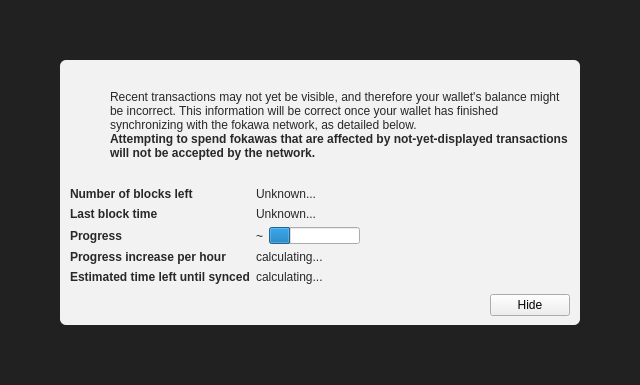
<?xml version="1.0" encoding="UTF-8"?>
<ui version="4.0">
 <class>ModalOverlay</class>
 <widget class="ModalOverlay" name="ModalOverlay">
  <property name="geometry">
   <rect>
    <x>0</x>
    <y>0</y>
    <width>640</width>
    <height>385</height>
   </rect>
  </property>
  <property name="windowTitle">
   <string>Form</string>
  </property>
  <layout class="QVBoxLayout" name="verticalLayout" stretch="0">
   <property name="sizeConstraint">
    <enum>QLayout::SetDefaultConstraint</enum>
   </property>
   <property name="leftMargin">
    <number>0</number>
   </property>
   <property name="topMargin">
    <number>0</number>
   </property>
   <property name="rightMargin">
    <number>0</number>
   </property>
   <property name="bottomMargin">
    <number>0</number>
   </property>
   <item>
    <widget class="QWidget" name="bgWidget" native="true">
     <property name="styleSheet">
      <string notr="true">#bgWidget { background: rgba(0,0,0,220); }</string>
     </property>
     <layout class="QVBoxLayout" name="verticalLayoutMain" stretch="1">
      <property name="leftMargin">
       <number>60</number>
      </property>
      <property name="topMargin">
       <number>60</number>
      </property>
      <property name="rightMargin">
       <number>60</number>
      </property>
      <property name="bottomMargin">
       <number>60</number>
      </property>
      <item>
       <widget class="QWidget" name="contentWidget" native="true">
        <property name="styleSheet">
         <string notr="true">#contentWidget { background: rgba(255,255,255,240); border-radius: 6px; }

QLabel { color: rgb(40,40,40);  }</string>
        </property>
        <layout class="QVBoxLayout" name="verticalLayoutSub" stretch="1,0,0,0">
         <property name="spacing">
          <number>0</number>
         </property>
         <property name="leftMargin">
          <number>10</number>
         </property>
         <property name="topMargin">
          <number>10</number>
         </property>
         <property name="rightMargin">
          <number>10</number>
         </property>
         <property name="bottomMargin">
          <number>10</number>
         </property>
         <item>
          <layout class="QHBoxLayout" name="horizontalLayoutIconText" stretch="0,1">
           <property name="topMargin">
            <number>20</number>
           </property>
           <item>
            <layout class="QVBoxLayout" name="verticalLayoutIcon">
             <property name="leftMargin">
              <number>0</number>
             </property>
             <item>
              <widget class="QPushButton" name="warningIcon">
               <property name="enabled">
                <bool>false</bool>
               </property>
               <property name="text">
                <string/>
               </property>
               <property name="icon">
                <iconset>
                 <normaloff>:/icons/warning</normaloff>
                 <disabledoff>:/icons/warning</disabledoff>:/icons/warning</iconset>
               </property>
               <property name="iconSize">
                <size>
                 <width>48</width>
                 <height>48</height>
                </size>
               </property>
               <property name="flat">
                <bool>true</bool>
               </property>
              </widget>
             </item>
             <item>
              <spacer name="verticalSpacerWarningIcon">
               <property name="orientation">
                <enum>Qt::Vertical</enum>
               </property>
               <property name="sizeHint" stdset="0">
                <size>
                 <width>20</width>
                 <height>40</height>
                </size>
               </property>
              </spacer>
             </item>
            </layout>
           </item>
           <item>
            <layout class="QVBoxLayout" name="verticalLayoutInfoText">
             <property name="leftMargin">
              <number>0</number>
             </property>
             <property name="topMargin">
              <number>0</number>
             </property>
             <item>
              <widget class="QLabel" name="infoText">
               <property name="text">
                <string>Recent transactions may not yet be visible, and therefore your wallet's balance might be incorrect. This information will be correct once your wallet has finished synchronizing with the fokawa network, as detailed below.</string>
               </property>
               <property name="textFormat">
                <enum>Qt::RichText</enum>
               </property>
               <property name="wordWrap">
                <bool>true</bool>
               </property>
              </widget>
             </item>
             <item>
              <widget class="QLabel" name="infoTextStrong">
               <property name="font">
                <font>
                 <weight>75</weight>
                 <bold>true</bold>
                </font>
               </property>
               <property name="text">
                <string>Attempting to spend fokawas that are affected by not-yet-displayed transactions will not be accepted by the network.</string>
               </property>
               <property name="textFormat">
                <enum>Qt::RichText</enum>
               </property>
               <property name="wordWrap">
                <bool>true</bool>
               </property>
              </widget>
             </item>
             <item>
              <spacer name="verticalSpacerInTextSpace">
               <property name="orientation">
                <enum>Qt::Vertical</enum>
               </property>
               <property name="sizeHint" stdset="0">
                <size>
                 <width>20</width>
                 <height>40</height>
                </size>
               </property>
              </spacer>
             </item>
            </layout>
           </item>
          </layout>
         </item>
         <item>
          <spacer name="verticalSpacerAfterText">
           <property name="orientation">
            <enum>Qt::Vertical</enum>
           </property>
           <property name="sizeHint" stdset="0">
            <size>
             <width>20</width>
             <height>40</height>
            </size>
           </property>
          </spacer>
         </item>
         <item>
          <layout class="QFormLayout" name="formLayout">
           <property name="fieldGrowthPolicy">
            <enum>QFormLayout::FieldsStayAtSizeHint</enum>
           </property>
           <property name="horizontalSpacing">
            <number>6</number>
           </property>
           <property name="verticalSpacing">
            <number>6</number>
           </property>
           <property name="topMargin">
            <number>10</number>
           </property>
           <item row="0" column="0">
            <widget class="QLabel" name="labelNumberOfBlocksLeft">
             <property name="font">
              <font>
               <weight>75</weight>
               <bold>true</bold>
              </font>
             </property>
             <property name="text">
              <string>Number of blocks left</string>
             </property>
            </widget>
           </item>
           <item row="0" column="1">
            <widget class="QLabel" name="numberOfBlocksLeft">
             <property name="text">
              <string>Unknown...</string>
             </property>
            </widget>
           </item>
           <item row="1" column="0">
            <widget class="QLabel" name="labelLastBlockTime">
             <property name="font">
              <font>
               <weight>75</weight>
               <bold>true</bold>
              </font>
             </property>
             <property name="text">
              <string>Last block time</string>
             </property>
            </widget>
           </item>
           <item row="1" column="1">
            <widget class="QLabel" name="newestBlockDate">
             <property name="sizePolicy">
              <sizepolicy hsizetype="Maximum" vsizetype="Preferred">
               <horstretch>0</horstretch>
               <verstretch>0</verstretch>
              </sizepolicy>
             </property>
             <property name="text">
              <string>Unknown...</string>
             </property>
            </widget>
           </item>
           <item row="2" column="0">
            <widget class="QLabel" name="labelSyncDone">
             <property name="font">
              <font>
               <weight>75</weight>
               <bold>true</bold>
              </font>
             </property>
             <property name="text">
              <string>Progress</string>
             </property>
            </widget>
           </item>
           <item row="2" column="1">
            <layout class="QHBoxLayout" name="horizontalLayoutSync" stretch="0,1">
             <item>
              <widget class="QLabel" name="percentageProgress">
               <property name="text">
                <string notr="true">~</string>
               </property>
              </widget>
             </item>
             <item>
              <widget class="QProgressBar" name="progressBar">
               <property name="value">
                <number>24</number>
               </property>
               <property name="format">
                <string/>
               </property>
              </widget>
             </item>
            </layout>
           </item>
           <item row="4" column="0">
            <widget class="QLabel" name="labelProgressIncrease">
             <property name="font">
              <font>
               <weight>75</weight>
               <bold>true</bold>
              </font>
             </property>
             <property name="text">
              <string>Progress increase per hour</string>
             </property>
            </widget>
           </item>
           <item row="4" column="1">
            <widget class="QLabel" name="progressIncreasePerH">
             <property name="text">
              <string>calculating...</string>
             </property>
            </widget>
           </item>
           <item row="5" column="0">
            <widget class="QLabel" name="labelEstimatedTimeLeft">
             <property name="font">
              <font>
               <weight>75</weight>
               <bold>true</bold>
              </font>
             </property>
             <property name="text">
              <string>Estimated time left until synced</string>
             </property>
            </widget>
           </item>
           <item row="5" column="1">
            <widget class="QLabel" name="expectedTimeLeft">
             <property name="text">
              <string>calculating...</string>
             </property>
            </widget>
           </item>
          </layout>
         </item>
         <item>
          <layout class="QHBoxLayout" name="horizontalLayoutButtons">
           <property name="leftMargin">
            <number>10</number>
           </property>
           <property name="topMargin">
            <number>10</number>
           </property>
           <item>
            <spacer name="horizontalSpacer">
             <property name="orientation">
              <enum>Qt::Horizontal</enum>
             </property>
             <property name="sizeHint" stdset="0">
              <size>
               <width>40</width>
               <height>20</height>
              </size>
             </property>
            </spacer>
           </item>
           <item>
            <widget class="QPushButton" name="closeButton">
             <property name="text">
              <string>Hide</string>
             </property>
            </widget>
           </item>
          </layout>
         </item>
        </layout>
       </widget>
      </item>
     </layout>
    </widget>
   </item>
  </layout>
 </widget>
 <customwidgets>
  <customwidget>
   <class>ModalOverlay</class>
   <extends>QWidget</extends>
   <header>modaloverlay.h</header>
   <container>1</container>
  </customwidget>
 </customwidgets>
 <resources/>
 <connections/>
</ui>
